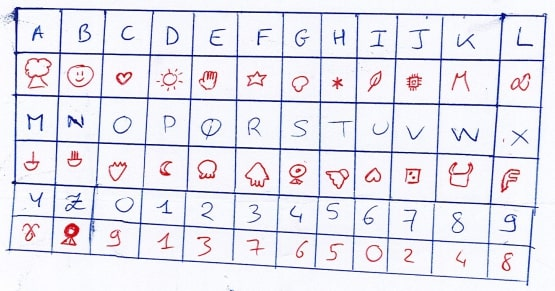
#> input picture data/Table_cipher.jpg, 555 x 291 px, found by its file name
$ python palette-generator.py
#> lines starting #> are read from the running program, lines starting #| are printed output that depends on the picture
from PIL import Image
import random as r

""" This file is used for all picture related code"""


""" To generate the blood palette, uncomment line 90
To generate a sample, uncomment and choose a noise (line 92), then uncomment line 93 and choose a group (O, A or B) """

"""
@Brief : Generate the palette of all blood types
"""
# [14 lines left out: function palette, not called in this run]

"""
@Brief : generate a list of random values
@Param :
    - length
    - min, max : defining the interval in which the random values must be
"""
def random_list(length: int, min: int, max: int):
    l = []
    for i in range(length):
        n = r.randint(min, max)
        while n in l:
            n = r.randint(min, max)
        l.append(n)
    return l

"""
@Brief : pick a random value from a random list
@Param : list
"""
def random_in_list(l: list):
    ind = r.randint(0, len(l)-1)
    return l[ind]

"""
@Brief : generate a blood sample
@Param
    - group : the blood group of the subject, most of the colors will be related to this group
    - noise : a pourcentage of the pixels will have a random color different from the intended one
"""
# [53 lines left out: function sample, not called in this run]

"""
@Brief : create a circle on an Image object
@Param :
    - x: abs coordinate
    - r: radius of the cicle
@Return : y(x)
"""
def circle(x: int, r: int):
    return int((r**2 - x**2)**0.5)

"""
@Brief : determine the radius of a point from arbitrary origin
@Param : coordinates
"""
def Radius(x: int, y: int):
    return (x**2 + y**2)**0.5

"""
@Brief : randomly generate the "inner cells" (don't ask me about biology) in a white globule
@Param :
    - im : the Image object
    - radius : radius of the globule
    - M0 : center of the globule
"""
# [17 lines left out: function innerCells, not called in this run]


"""
@Brief : create a cell on the blood sample picture
@Param :
    - im : the Image object
    - radius : the radius of the cell (randomly generated)
    - center : coordinates of the center of the circle
    - type : the type of the cell (white or red globule)
"""
# [26 lines left out: function cell, not called in this run]

"""
@Brief : checks if a future cell radius collides with a pre-existing cell
@Param :
    - interval : a pre-exisisting cell is defined as a square collision area
    - M0 : the future cell center
"""
# [9 lines left out: function belongs, not called in this run]

"""
@Brief : this time, we check if one point among the whole future cell collides with a pre-existing cell (we don't allow white globules to collide at all)
@Param :
    - interval, M0 : same as before
    - r : the radius of the future cell
"""
# [8 lines left out: function whiteInRed, not called in this run]

"""
@Brief : generate all the globules in the blood sample
@Param :
    - im : the Image object
    - length : the size of the image
"""
# [41 lines left out: function globules, not called in this run]

"""
@Brief : create and save the blood sample image
"""
# [12 lines left out: function cell_sample, not called in this run]

def randomColor():
    return (r.randint(0, 255), r.randint(0, 255), r.randint(0, 255))

def corruption(path: str, lx: int, ly: int, noise: float):
#> called with path = '../Table_cipher.jpg', lx = 555, ly = 291, noise = 0.8
    im = Image.open(path)
#> im is the input picture: PIL image 555x291 RGB; mean R, G, B 229.6, 228.7, 237.7
    noiseX = random_list(int(lx*noise), 0, lx - 1)
    noiseY = random_list(int(ly*noise), 0, ly - 1)

    for x in noiseX:
        for y in noiseY:
            im.putpixel((x, y), randomColor())
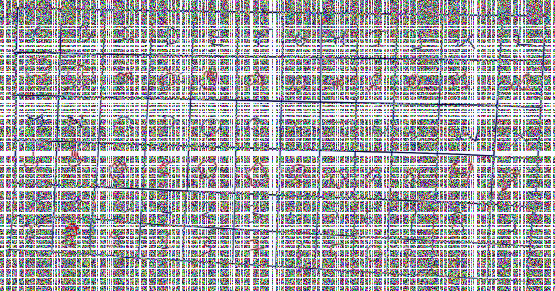
#> im: PIL image 555x291 RGB; mean R, G, B 164.6, 164.1, 167.4

    im.save("../data/corrupt.jpg")
    return


def main():
    # [6 lines of commented-out code are left out]

    corruption("../Table_cipher.jpg", 555, 291, 0.8)

    return

main()
